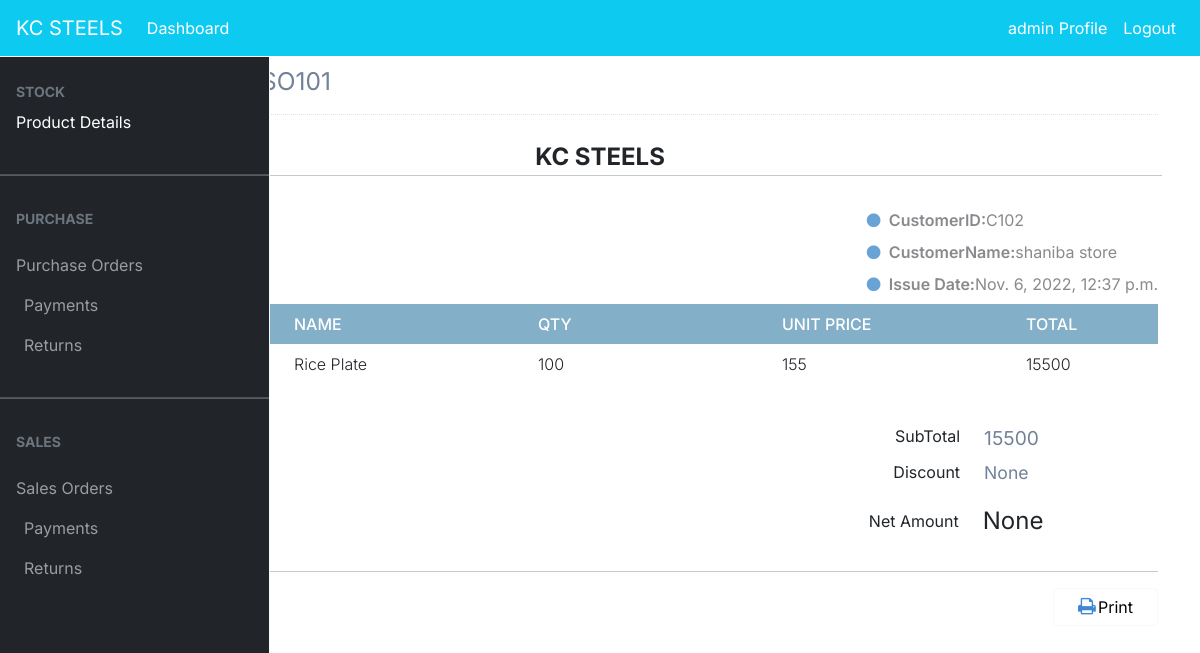
Screenshot of /sales/view/15 (signed in) with the database file from the repository.
### dashboard/models.py (models this page shows, shortened)
class SalesOrder(models.Model):
    date = models.DateTimeField(auto_now_add=True)
    so_no = models.IntegerField(null=True)
    so_number = models.CharField(max_length=100, null=True, unique=True)
    customer_name = models.ForeignKey(Customer, on_delete=models.CASCADE,null=True)
    gross_amount = models.PositiveIntegerField(null=True)
    discount = models.PositiveIntegerField(null=True)
    net_amount = models.PositiveIntegerField(null=True)
    net_pending = models.PositiveIntegerField(null=True,default=0)
    status = models.BooleanField(default=False,null=True)

class Customer(models.Model):
    customer_no = models.IntegerField(null=True)
    customer_id = models.CharField(max_length=100, null=True, blank=True, unique=True)
    customer_name = models.CharField(max_length=100,null=True)
    customer_address = models.CharField(max_length=200,null=True)
    customer_mobile = models.CharField(max_length=15,null=True)
    def __str__(self):
            return self.customer_name

class SoldItems(models.Model):
    so_number = models.ForeignKey(SalesOrder, on_delete=models.CASCADE,null=True)
    customer_id = models.ForeignKey(Customer, on_delete=models.CASCADE,null=True)
    item_id = models.CharField(max_length = 20,null=True)
    item_name = models.ForeignKey(Item, on_delete=models.CASCADE,null=True)
    quantity = models.PositiveIntegerField(null=True, default=0)
    unit_price = models.PositiveIntegerField(null=True, default=0)
    total_amt = models.PositiveIntegerField(null=True)
    @property
    def item_id(self):
        return self.item_name.item_id

class Item(models.Model):
        item_no = models.IntegerField(null=True)
        item_id = models.CharField(max_length=10,null=True)
        name = models.CharField(max_length=100, null=True, blank=False,unique=True)
        unit_price = models.PositiveBigIntegerField(null=True,blank=True)
        qty_available = models.PositiveIntegerField(null=True, default=0)
        qty_sold = models.PositiveIntegerField(null=True, default=0)
        qty_purchased = models.PositiveIntegerField(null=True, default=0)
        status = models.BooleanField(default=False)
        def __str__(self):
            return  self.name

### dashboard/views.py (the view)
# urls.py: path('sales/view/<int:pk>',views.sales_view,name='sales_view'),
@login_required
def sales_view(request, pk):
    sales_orders = SalesOrder.objects.get(id=pk)
    sales_orders1 = SalesOrder.objects.all()
    current_so_number = sales_orders1.values('id').filter(id=pk)[0]['id']
    sales_order_views = SoldItems.objects.filter(so_number_id=current_so_number)
    current_sales_orderid = SalesOrder.objects.get(id=pk).id
    current_so = SalesOrder.objects.get(id=current_so_number).so_number
    current_customer = SalesOrder.objects.get(id=current_so_number).customer_name
    current_customer_name = Customer.objects.get(customer_name=current_customer).customer_name
    current_customer_id = Customer.objects.get(customer_name=current_customer).customer_id
    so_date = SalesOrder.objects.get(id=current_so_number).date
    discount = SalesOrder.objects.get(id=current_so_number).discount
    net_amt = SalesOrder.objects.get(id=current_so_number).net_amount
    total_amt = 0
    _id = SalesOrder.objects.get(id=pk).id
    for each in SoldItems.objects.filter(so_number__id=_id):
        total_amt += each.total_amt
    context = {
        'sales_orders' : sales_orders,
        'sales_order_views' : sales_order_views,
        'total_amt' : total_amt,
        'discount' : discount,
        'net_amt' : net_amt,
        'current_sales_orderid' : current_sales_orderid,
        'current_so' : current_so,
        'current_customer' : current_customer,
        'so_date' : so_date,
        'current_customer_name' : current_customer_name,
        'current_customer_id' : current_customer_id
    }
    return render(request, 'sales/sales_view.html',context)

### templates/sales/sales_view.html (shortened to what this page needs)
{% extends 'partial/base.html' %}
{% load crispy_forms_tags %}
{% block content %}
{% include 'partial/topnav_staff.html'%}
<div class="page-content container">
    <div class="page-header text-blue-d2">
        <h1 class="page-title text-secondary-d1">
            <small class="page-info">
                {{current_so}}
            </small>
        </h1>
    </div>
    <div class="container px-0">
        <div class="row mt-4">
            <div class="col-12 col-lg-12">
                <div class="row">
                    <div class="col-12">
                        <div class="text-center text-150">
                            <span class="text-default-d3" style="font-weight:bold;">KC STEELS</span>
                        </div>
                    </div>
                </div>
                <hr class="row brc-default-l1 mx-n1 mb-4" />
                <div class="row">
                    <div class="col-sm-6">
                    </div>
                    <div class="text-95 col-sm-6 align-self-start d-sm-flex justify-content-end">
                        <div class="text-grey-m2">
							<div class="my-2"><i class="fa fa-circle text-blue-m2 text-xs mr-1"></i> <span class="text-600 text-90">CustomerID:</span>{{current_customer_id}}</div>
                            <div class="my-2"><i class="fa fa-circle text-blue-m2 text-xs mr-1"></i> <span class="text-600 text-90">CustomerName:</span>{{current_customer_name}}</div>
                            <div class="my-2"><i class="fa fa-circle text-blue-m2 text-xs mr-1"></i> <span class="text-600 text-90">Issue Date:</span>{{so_date}}</div>
                        </div>
                    </div>
                </div>
            <div class="table-responsive">
                <table class="table table-striped table-borderless border-0 border-b-2 brc-default-l1">
                    <thead class="bg-none bgc-default-tp1">
                        <tr class="text-white">
                            <th class="opacity-2">ItemID</th>
                            <th>Name</th>
                            <th>Qty</th>
                            <th>Unit Price</th>
                            <th width="140">Total</th>
                        </tr>
                    </thead>
                    <tbody class="text-95 text-secondary-d3">
						{% for sales_order_view in sales_order_views %}
                        <tr>
                            <td>{{ sales_order_view.item_id }}</td>
                            <td>{{ sales_order_view.item_name }}</td>
                            <td>{{ sales_order_view.quantity }}</td>
                            <td class="text-95">{{ sales_order_view.unit_price }}</td>
                            <td class="text-secondary-d2">{{ sales_order_view.total_amt }}</td>
                        </tr>
						{% endfor %}
                    </tbody>
                </table>
            </div>
                    <div class="row mt-3">
                        <div class="col-12 col-sm-7 text-grey-d2 text-95 mt-2 mt-lg-0">
                        </div>
                        <div class="col-12 col-sm-5 text-grey text-90 order-first order-sm-last">
                            <div class="row my-2">
                                <div class="col-7 text-right">
                                    SubTotal
                                </div>
                                <div class="col-5">
                                    <span class="text-120 text-secondary-d1">{{total_amt}}</span>
                                </div>
                            </div>
                            <div class="row my-2">
                                <div class="col-7 text-right">
                                    Discount
                                </div>
                                <div class="col-5">
                                    <span class="text-110 text-secondary-d1">{{discount}}</span>
                                </div>
                            </div>
                            <div class="row my-2 align-items-center bgc-primary-l3 p-2">
                                <div class="col-7 text-right">
                                    Net Amount
                                </div>
                                <div class="col-5">
                                    <span class="text-150 text-success-d3 opacity-2">{{net_amt}}</span>
                                </div>
                            </div>
                        </div>
                    </div>
                    <hr />
                    <div>
                        <span class="text-secondary-d1 text-105">Thank you for your business</span>
                        <a href="{% url 'sales_report_pdf'  current_sales_orderid %}" class="btn bg-white btn-light btn-bold px-4 float-right mt-3 mt-lg-0"><i class="mr-1 fa fa-print text-primary-m1 text-120 w-2"></i>Print</a>
                    </div>
                </div>
            </div>
        </div>
    </div>
{% endblock %}

### templates/partial/nav.html (shortened to what this page needs)
<div class="mx-6">
	<nav class="navbar navbar-expand-lg navbar-info bg-info">
        {% if user.is_authenticated %}
            <a class="navbar-brand text-white"  href="#">KC STEELS</a>
            <div class="collapse navbar-collapse" id="navbarSupportedContent">
            <ul class="navbar-nav mr-auto">
                <li class="nav-item active">
                <a class="nav-link text-white" href="{% url 'dashboard-index' %}">Dashboard <span class="sr-only">(current)</span></a>
				</li>
            </ul>
			<ul class="navbar-nav ml-auto">
                <li class="nav-item active">
                <a class="nav-link text-white" data-toggle="modal" data-target="#viewP-{{ user.id}}"> {{ user.username }} Profile <span class="sr-only">(current)</span></a>
                </li>
                <li class="nav-item">
                <a class="nav-link text-white" href="{% url 'user-logout' %}">Logout</a>
                </li>
            </ul>
        {% endif %}
      </nav>
</div>

### static/style.css (style rules this page uses)
body { background-color: aliceblue; }

### static/tblstyle.css (style rules this page uses)
table { width:100%; table-layout: fixed; }
th { padding: 20px 15px; text-align: left; font-weight: 500; text-transform: uppercase; }
td { padding: 15px; text-align: left; vertical-align:middle; font-weight: 300; border-bottom: solid 1px rgba(255,255,255,0.1); }

### static/sidebar/navstyle.css (style rules this page uses)
body, button { font-family: "Inter", sans-serif; }
:root { --offcanvas-width: 270px; --topNavbarHeight: 56px; }
@media (min-width: 992px) { body { overflow: auto !important; } }

### templates/sales/sales_view.html (style rules this page uses)
body { margin-top:20px; color: #484b51; }
.text-secondary-d1 { color: #728299!important; }
.page-header { margin: 0 0 1rem; padding-bottom: 1rem; padding-top: .5rem; border-bottom: 1px dotted #e2e2e2; display: -ms-flexbox; display: flex; -ms-flex-pack: justify; justify-content: space-between; -ms-flex-align: center; align-items: center; }
.page-title { padding: 0; margin: 0; font-size: 1.75rem; font-weight: 300; }
.brc-default-l1 { border-color: #dce9f0!important; }
.ml-n1, .mx-n1 { margin-left: -.25rem!important; }
.mr-n1, .mx-n1 { margin-right: -.25rem!important; }
.mb-4, .my-4 { margin-bottom: 1.5rem!important; }
hr { margin-top: 1rem; margin-bottom: 1rem; border: 0; border-top: 1px solid rgba(0,0,0,.1); }
.text-grey-m2 { color: #888a8d!important; }
.font-bolder, .text-600 { font-weight: 600!important; }
.text-110 { font-size: 110%!important; }
.bgc-default-tp1 { background-color: rgba(121,169,197,.92)!important; }
.btn-light { color: #757984; background-color: #f5f6f9; border-color: #dddfe4; }
.w-2 { width: 1rem; }
.text-120 { font-size: 120%!important; }
.text-primary-m1 { color: #4087d4!important; }
.text-blue-m2 { color: #68a3d5!important; }
.text-150 { font-size: 150%!important; }

### rows the page displays
SalesOrder: so_number "SO101", date "Nov. 6, 2022, 12:37 p.m."
Customer: customer "C102", customer_name "shaniba store"
SoldItems: item_name "Rice Plate", quantity "100", unit_price "155", total_amt "15500"

### other values shown
{{ user.username }} "admin"
{{ total_amt }} "15500"
{{ discount }} "None"
{{ net_amt }} "None"
